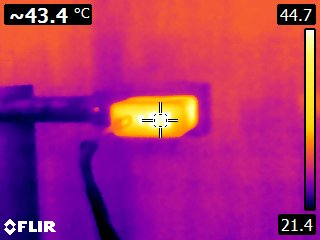
#> input picture 2.jpg, 320 x 240 px
$ python extract_luts.py
#> lines starting #> are read from the running program, lines starting #| are printed output that depends on the picture
import cv2, json, numpy as np, os

def extract_lut(img_path, lut_name, output_name, x_frac, y_hot_frac, y_cold_frac):
#> called with img_path = '2.jpg', lut_name = 'iron', output_name = 'iron_lut.json', x_frac = 0.963, y_hot_frac = 0.125, y_cold_frac = 0.85
    img = cv2.imread(img_path)
#> img is the input picture: shape (240, 320, 3); mean B, G, R 115.8, 42, 166.8
    h, w = img.shape[:2]
#> h = 240; w = 320
    x = int(w * x_frac)
#> x = 308
    y_hot  = int(h * y_hot_frac)
#> y_hot = 30
    y_cold = int(h * y_cold_frac)
#> y_cold = 204

    bar = []
    for y in range(y_cold, y_hot - 1, -1):
        b_, g_, r_ = img[y, x]
        bar.append([int(r_), int(g_), int(b_)])
#> this loop made 175 passes
#> (b_, g_, r_) on passes 1 to 3: (65, 1, 0), (76, 1, 3), (86, 0, 8)
#> after the loop, bar = 175 items, first 6: [0, 1, 65], [3, 1, 76], [8, 0, 86], [14, 0, 97], [19, 0, 103], [28, 0, 111]

    n = len(bar)
#> n = 175
    arr = np.array(bar, dtype=np.float32)
#> arr = 175 rows, first 8: [0, 1, 65], [3, 1, 76], [8, 0, 86], [14, 0, 97], [19, 0, 103], [28, 0, 111], [34, 0, 117], [43, 0, 123]
    lut = []
    for i in range(256):
        t = i * (n - 1) / 255.0
        lo = int(t); hi = min(lo + 1, n - 1); f = t - lo
        lut.append([
            int(arr[lo,0]*(1-f)+arr[hi,0]*f),
            int(arr[lo,1]*(1-f)+arr[hi,1]*f),
            int(arr[lo,2]*(1-f)+arr[hi,2]*f),
        ])
#> this loop made 256 passes
#> (t, lo, hi, f) on passes 1 to 3: (0, 0, 1, 0), (0.682, 0, 1, 0.682), (1.36, 1, 2, 0.365)
#> after the loop, lut = 256 items, first 6: [0, 1, 65], [2, 1, 72], [4, 0, 79], [8, 0, 86], [12, 0, 94], [16, 0, 99]

    preview = np.zeros((32, 256, 3), dtype=np.uint8)
    for i, (r,g,b) in enumerate(lut):
        preview[:, i] = [b, g, r]
#> this loop made 256 passes
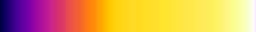
#> preview: shape (32, 256, 3); mean of channels 0, 1, 2 87.2, 158.3, 220.8; drawn as B, G, R

    preview_name = "preview_" + output_name.replace(".json", ".png")
    cv2.imwrite(preview_name, preview)

    print(f'{lut_name}: frio[0]={lut[0]}  meio[128]={lut[128]}  quente[255]={lut[255]}')
#| iron: frio[0]=[0, 1, 65]  meio[128]=[255, 215, 32]  quente[255]=[248, 237, 254]

    for base in [r'src\ThermixStudio.App\paletas',
                 r'src\ThermixStudio.App\bin\Debug\net10.0-windows\win-x64\paletas']:
        os.makedirs(base, exist_ok=True)
        path = os.path.join(base, output_name)
        with open(path, 'w') as f:
            json.dump({'name': lut_name, 'rgb': lut}, f, indent=2)
    return lut

extract_lut('2.jpg', 'iron', 'iron_lut.json', 308/320, 30/240, 204/240)
extract_lut(r'Cores paletas\Arco-Iris.jpg', 'rainbow', 'rainbow_lut.json', 308/320, 30/240, 204/240)
#> call 2 of extract_lut, with img_path = 'Cores paletas\\Arco-Iris.jpg', lut_name = 'rainbow', output_name = 'rainbow_lut.json', x_frac = 0.963, y_hot_frac = 0.125, y_cold_frac = 0.85
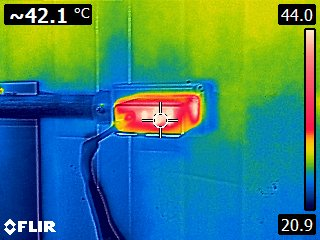
#> input picture Cores paletas/Arco-Iris.jpg, 320 x 240 px, found by its file name
#> in extract_lut, img is the input picture: shape (240, 320, 3); mean B, G, R 115.5, 127.6, 61
#> the loop in extract_lut (call 2), `for y in range(y_cold, y_hot - 1, -1):` made 175 passes
#> (b_, g_, r_) on passes 1 to 3: (88, 8, 1), (92, 12, 1), (98, 18, 1)
#> after the loop in extract_lut (call 2), `for y in range(y_cold, y_hot - 1, -1):`: bar = 175 items, first 6: [1, 8, 88], [1, 12, 92], [1, 18, 98], [3, 26, 106], [4, 32, 115], [0, 36, 117]
#> in extract_lut (call 2), `arr = np.array(bar, dtype=np.float32)`: arr = 175 rows, first 8: [1, 8, 88], [1, 12, 92], [1, 18, 98], [3, 26, 106], [4, 32, 115], [0, 36, 117], [0, 41, 125], [0, 47, 132]
#> the loop in extract_lut (call 2), `for i in range(256):` made 256 passes
#> the loop in extract_lut (call 2), `for i, (r,g,b) in enumerate(lut):` made 256 passes
#> (r, g, b) on passes 1 to 3: (1, 8, 88), (1, 10, 90), (1, 14, 94)
#> after the loop in extract_lut (call 2), `for i, (r,g,b) in enumerate(lut):`:
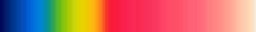
#> preview: shape (32, 256, 3); mean of channels 0, 1, 2 104.2, 113.6, 189.3; drawn as B, G, R
#| rainbow: frio[0]=[1, 8, 88]  meio[128]=[249, 36, 81]  quente[255]=[245, 238, 220]
extract_lut(r'Cores paletas\Cinza.jpg', 'grayscale', 'grayscale_lut.json', 308/320, 30/240, 204/240)
#> call 3 of extract_lut, with img_path = 'Cores paletas\\Cinza.jpg', lut_name = 'grayscale', output_name = 'grayscale_lut.json', x_frac = 0.963, y_hot_frac = 0.125, y_cold_frac = 0.85
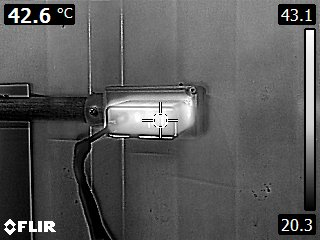
#> input picture Cores paletas/Cinza.jpg, 320 x 240 px, found by its file name
#> in extract_lut, img is the input picture: shape (240, 320, 3); mean B, G, R 88.2, 88.1, 88.1
#> the loop in extract_lut (call 3), `for i, (r,g,b) in enumerate(lut):` made 256 passes
#> (r, g, b) on passes 1 to 3: (8, 8, 8), (9, 9, 9), (10, 10, 10)
#> after the loop in extract_lut (call 3), `for i, (r,g,b) in enumerate(lut):`:
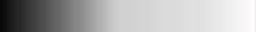
#> preview: shape (32, 256, 3); mean of channels 0, 1, 2 170.2, 170.2, 170.2; drawn as B, G, R
#| grayscale: frio[0]=[8, 8, 8]  meio[128]=[209, 209, 209]  quente[255]=[244, 237, 244]

print("Previews gerados!")
